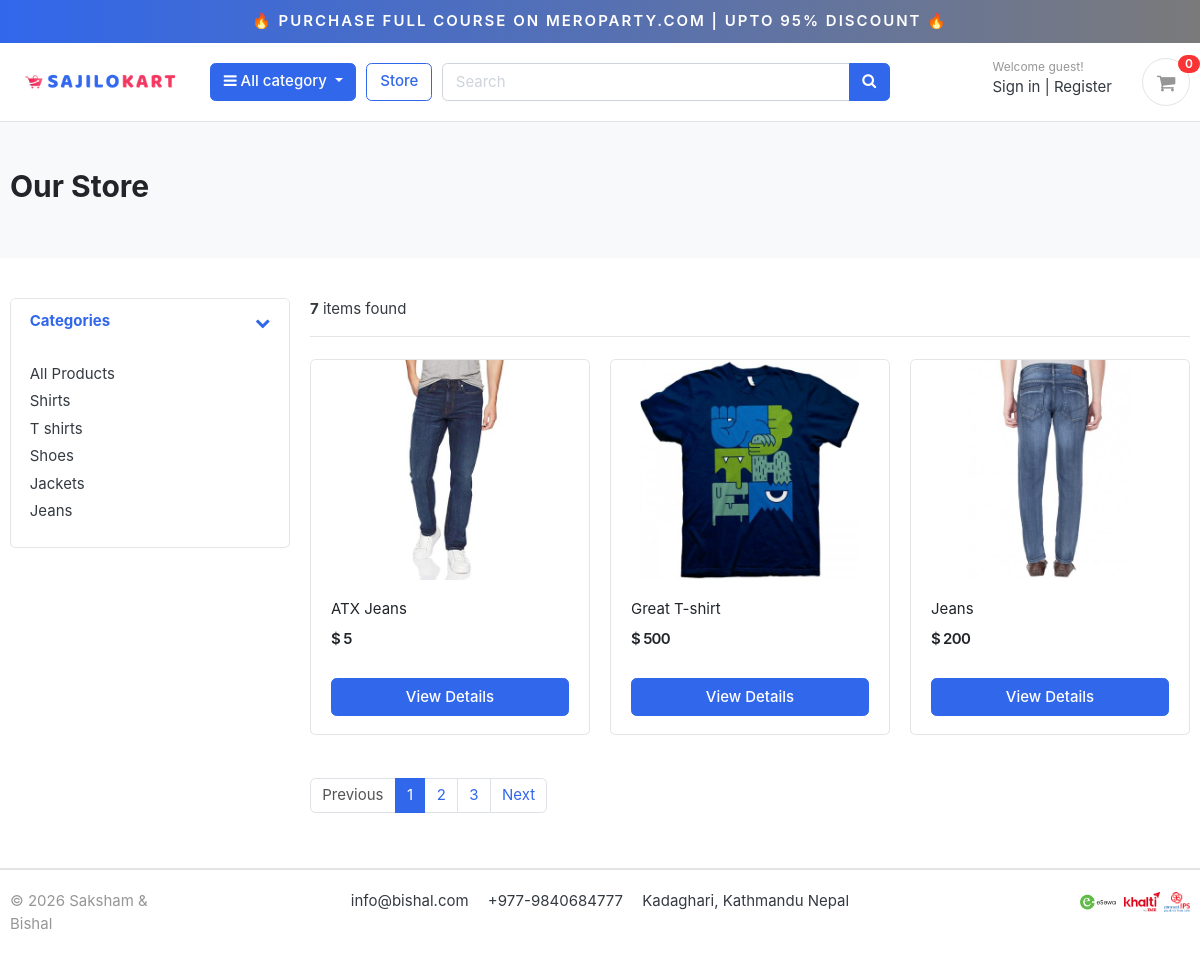
/store/, run on the app's committed database.
### category/models.py (models this page shows, shortened)
class Category(models.Model):
    category_name = models.CharField(max_length=50, unique=True)
    slug = models.SlugField(max_length=100, unique=True)
    description = models.TextField(max_length=255, blank=True)
    cat_image = models.ImageField(upload_to='photos/categories', blank=True)
    class Meta:
        verbose_name = 'category'
        verbose_name_plural = 'categories'
    def get_url(self):
            return reverse('products_by_category', args=[self.slug])

### store/models.py (models this page shows, shortened)
class Product(models.Model):
    product_name    = models.CharField(max_length=200, unique=True)
    slug            = models.SlugField(max_length=200, unique=True)
    description     = models.TextField(max_length=500, blank=True)
    price           = models.IntegerField()
    images          = models.ImageField(upload_to='photos/products')
    stock           = models.IntegerField()
    is_available    = models.BooleanField(default=True)
    category        = models.ForeignKey(Category, on_delete=models.CASCADE)
    created_date    = models.DateTimeField(auto_now_add=True)
    modified_date   = models.DateTimeField(auto_now=True)
    def get_url(self):
        return reverse('product_detail', args=[self.category.slug, self.slug])

### store/views.py (the view)
# urls.py: path('store/', include('store.urls')),
def store(request, category_slug=None):
    categories = None
    products = None
    if category_slug != None:
        categories = get_object_or_404(Category, slug=category_slug)
        products = Product.objects.filter(category=categories, is_available=True)
        paginator = Paginator(products, 1)
        page = request.GET.get('page')
        paged_products = paginator.get_page(page)
        product_count = products.count()
    else:
        products = Product.objects.all().filter(is_available=True).order_by('id')
        paginator = Paginator(products, 3)
        page = request.GET.get('page')
        paged_products = paginator.get_page(page)
        product_count = products.count()
    context = {
        'products': paged_products,
        'product_count': product_count,
    }
    return render(request, 'store/store.html', context)

### carts/context_processors.py (called while the page is built)
def counter(request):
    cart_count = 0
    if 'admin' in request.path:
        return {}
    else:
        try:
            cart = Cart.objects.filter(cart_id=_cart_id(request))
            if request.user.is_authenticated:
                cart_items = CartItem.objects.all().filter(user=request.user)
            else:
                cart_items = CartItem.objects.all().filter(cart=cart[:1])
            for cart_item in cart_items:
                cart_count += cart_item.quantity
        except Cart.DoesNotExist:
            cart_count = 0
    return dict(cart_count=cart_count)

### carts/views.py (called while the page is built)
def _cart_id(request):
    cart = request.session.session_key
    if not cart:
        cart = request.session.create()
    return cart

### category/context_processors.py (called while the page is built)
def menu_links(request):
    links = Category.objects.all()
    return dict(links=links)

### templates/store/store.html
{% extends 'base.html' %}
{% load static %}
{% block content %}
<section class="section-pagetop bg">
<div class="container">
	{% if 'search' in request.path %}
		<h2 class="title-page">Search Result</h2>
	{% else %}
		<h2 class="title-page">Our Store</h2>
	{% endif %}
</div>
</section>
<section class="section-content padding-y">
<div class="container">
<div class="row">
	<aside class="col-md-3">
<div class="card">
	<article class="filter-group">
		<header class="card-header">
			<a href="#" data-toggle="collapse" data-target="#collapse_1" aria-expanded="true" class="">
				<i class="icon-control fa fa-chevron-down"></i>
				<h6 class="title">Categories</h6>
			</a>
		</header>
		<div class="filter-content collapse show" id="collapse_1" style="">
			<div class="card-body">
				<ul class="list-menu">
					<li><a href="{% url 'store' %}">All Products  </a></li>
					{% for category in links %}
				<li><a href="{{ category.get_url }}">{{ category.category_name }}  </a></li>
					{% endfor %}
				</ul>
			</div>
		</div>
	</article>
</div>
	</aside>
	<main class="col-md-9">
<header class="border-bottom mb-4 pb-3">
		<div class="form-inline">
			<span class="mr-md-auto"><b>{{ product_count }}</b> items found </span>
		</div>
</header>
<div class="row">
	{% if products %}
	{% for product in products %}
	<div class="col-md-4">
		<figure class="card card-product-grid">
			<div class="img-wrap">
				<a href="{{ product.get_url }}"><img src="{{ product.images.url }}"></a>
			</div>
			<figcaption class="info-wrap">
				<div class="fix-height">
					<a href="{{ product.get_url }}" class="title">{{ product.product_name }}</a>
					<div class="price-wrap mt-2">
						<span class="price">$ {{ product.price }}</span>
					</div>
				</div>
				<a href="{{ product.get_url }}" class="btn btn-block btn-primary">View Details </a>
			</figcaption>
		</figure>
	</div>
	{% endfor %}
	{% else %}
	<div>
		<h2>No result found. Please try again.</h2>
	</div>
	{% endif %}
</div>
<nav class="mt-4" aria-label="Page navigation sample">
	{% if products.has_other_pages %}
	  <ul class="pagination">
			{% if products.has_previous %}
	    <li class="page-item"><a class="page-link" href="?page={{products.previous_page_number}}">Previous</a></li>
			{% else %}
			<li class="page-item disabled"><a class="page-link" href="#">Previous</a></li>
			{% endif %}
			{% for i in products.paginator.page_range %}
				{% if products.number == i %}
	    		<li class="page-item active"><a class="page-link" href="#">{{i}}</a></li>
				{% else %}
					<li class="page-item"><a class="page-link" href="?page={{i}}">{{i}}</a></li>
				{% endif %}
	    {% endfor %}
			{% if products.has_next %}
	    	<li class="page-item"><a class="page-link" href="?page={{products.next_page_number}}">Next</a></li>
			{% else %}
				<li class="page-item disabled"><a class="page-link" href="#">Next</a></li>
			{% endif %}
	  </ul>
	{% endif %}
</nav>
	</main>
</div>
</div>
</section>
{% endblock %}

### static/css/ui.css (style rules this page uses)
html { font-family: "Inter", sans-serif; font-size: 15px; }
.img-wrap { text-align: center; display: block; }
.img-wrap img { max-width: 100%; }
.price-wrap { letter-spacing: -0.7px; }
.padding-y { padding-top: 40px; padding-bottom: 40px; }
figure { margin-bottom: 0; }
article:after, .form-group:after { display: block; clear: both; content: ""; }
.bg { background-color: #f8f9fa; }
.title-page { color: #212529; }
[class*=list-] li:after { visibility: hidden; display: block; content: ""; overflow: hidden; height: 0; clear: both; }
.list-menu { list-style: none; margin: 0; padding-left: 0; }
.list-menu li { margin-bottom: 5px; }
.list-menu a { color: #343a40; }
[class*=card-product] a.title { color: #212529; display: block; }
[class*=card-product] .img-wrap { overflow: hidden; position: relative; }
[class*=card-product] .img-wrap img { height: 100%; max-width: 100%; width: auto; display: inline-block; -o-object-fit: cover; object-fit: cover; }
.card-product-grid { margin-bottom: 20px; }
.card-product-grid .img-wrap { border-radius: 0.2rem 0.2rem 0 0; height: 220px; }
.card-product-grid .info-wrap { overflow: hidden; padding: 18px 20px; }
.card-product-grid .fix-height { height: 80px; overflow: hidden; }
.card .img-wrap { overflow: hidden; }
.price { font-weight: 600; color: #212529; }
.icon-control { margin-top: 5px; float: right; font-size: 80%; }
.card-header .title { margin-bottom: 0; line-height: 1.5; }
.filter-group { border-bottom: 1px solid #e4e4e4; }
.filter-group .card-header { border-bottom: 0; }
.filter-group:last-child { border-bottom: 0; }
.section-pagetop { padding: 45px 0; }

### data on the page
Category: category_name "Shirts"
Category: category_name "T shirts"
Category: category_name "Shoes"
Category: category_name "Jackets"
Category: category_name "Jeans"
Product: images (picture), product_name "ATX Jeans", price "5"
Product: images (picture), product_name "Great T-shirt", price "500"
Product: images (picture), product_name "Jeans", price "200"

### other printed values
{{ cart_count }} "0"
{{ product_count }} "7"
{{ i }} "1"
{{ i }} "2" "3"
